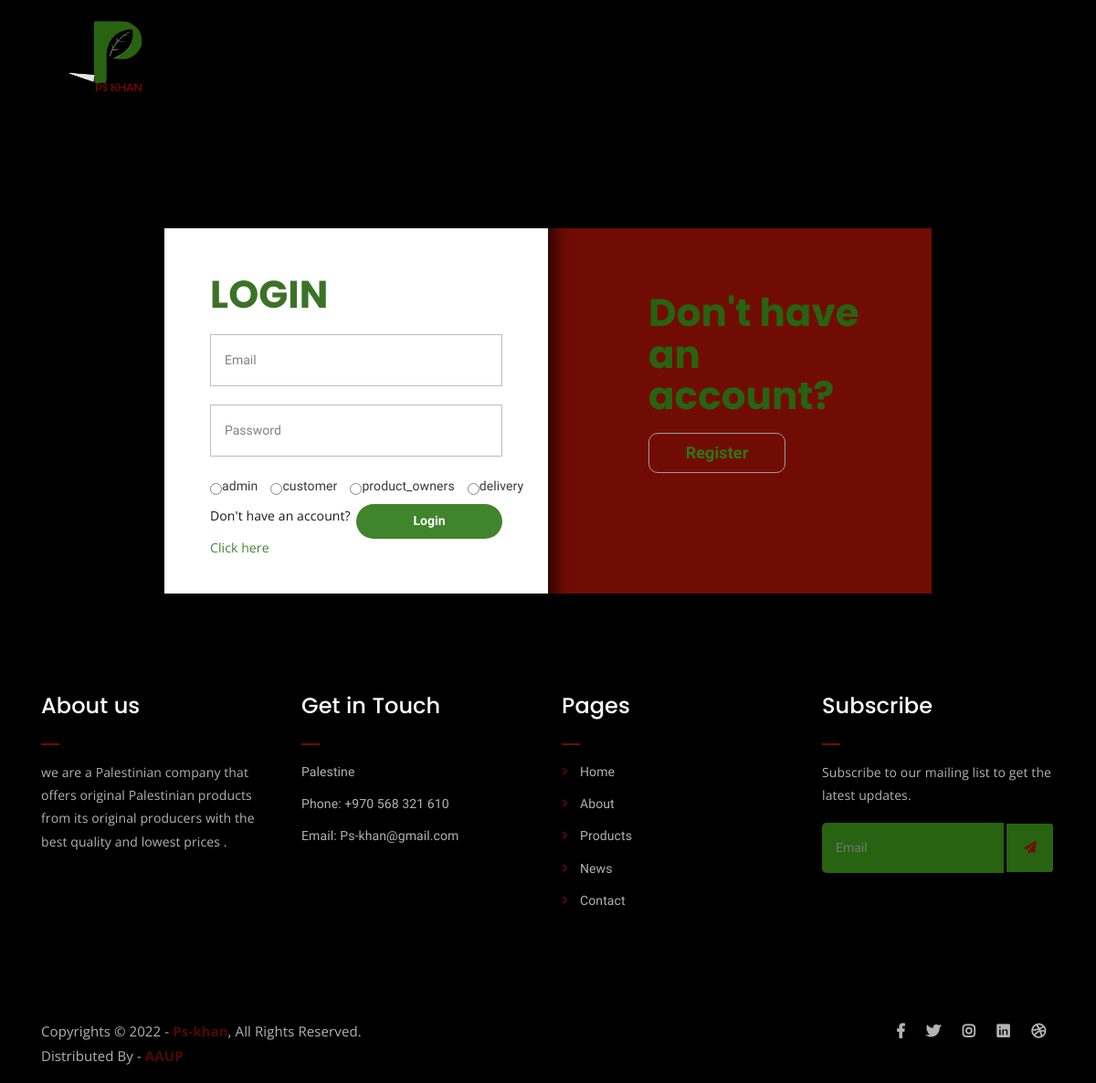
The page /login.php on the database its author committed.
### tables this page shows
CREATE TABLE `roles` (
  `id` int(11) NOT NULL,
  `name` varchar(255) NOT NULL
);

### handlers/db.php (called while the page is built, shortened)
<?php
    require_once('connect.php');
    function getAll($table){
        global $conn ;
        $getAll = "SELECT * FROM $table";
        $getAll = mysqli_query($conn,$getAll);
        $getAllData = mysqli_fetch_all($getAll,MYSQLI_ASSOC);
        return $getAllData;
    }
?>

### login.php (the view, shortened to what this page needs)
<?php
require_once('handlers/db.php');
$roles = getAll('roles');
?>
<!DOCTYPE html>
<html lang="en">
<head>
    <link rel="stylesheet" href="assets/css/all.min.css">
    <link rel="stylesheet" href="assets/bootstrap/css/bootstrap.min.css">
    <link rel="stylesheet" href="assets/css/owl.carousel.css">
    <link rel="stylesheet" href="assets/css/magnific-popup.css">
    <link rel="stylesheet" href="assets/css/animate.css">
    <link rel="stylesheet" href="assets/css/meanmenu.min.css">
    <link rel="stylesheet" href="assets/css/main.css">
    <link rel="stylesheet" href="assets/css/custom2.css">
    <link rel="stylesheet" href="assets/css/custom.css">
    <link rel="stylesheet" href="assets/css/responsive.css">
</head>
<body>
<div class="top-header-area-custom" id="sticker">
		<div class="container">
			<div class="row">
				<div class="col-lg-12 col-sm-12 text-center">
					<div class="main-menu-wrap">
						<div class="site-logo">
							<a href="index.php">
								<img src="assets/img/logo.png" alt="">
							</a>
						</div>
					</div>
				</div>
			</div>
		</div>
	</div>
    <div class="black-bg">
	</div>
    <section class="login-reg-panel">
        <div class="register-info-box">
            <h2>Don't have an account?</h2>
            <a id="label-login" href="register.php">Register</a>
        </div>
        <div class="white-panel">
            <div class="login-show">
                <h2>LOGIN</h2>
                <form action="handlers/handleLogin.php" method="POST">
                    <input type="text" placeholder="Email" name="email" value="<?php echo $email; ?>" required>
                    <input type="password" placeholder="Password" name="password" value="<?php echo $_POST['password']; ?>" required>
                    <button  type="submit" name="login" class="btnlogin" >Login</button>
                    <div class="d-flex align-items-center">
                        <?php foreach($roles as $role):?>
                            <input class="d-block " type="radio" name="role_id" value="<?= $role['id']?>" id="<?= $role['name']?>">
                            <label class="mr-3" for="<?= $role['name']?>"><?= $role['name']?></label>
                        <?php endforeach;?>
                    </div>
                </form>
                <p>Don't have an account?<a href="register.php">Click here</a></p>
            </div>
        </div>
    </section>
    <section class="d-block">
        <?php require_once("./layouts/footer.php")?>
    </section>
    </body>
</html>

### assets/css/main.css (style rules this page uses)
html { font-size: 14px; font-weight: 400; line-height: 28px; height: 100%; }
body { font-family: "Open Sans", sans-serif; font-weight: 400; font-size: 1rem; letter-spacing: 0.1px; line-height: 1.8; color:#000000; overflow-x: hidden; background-color:#fef7f7; }
body img { max-width: -webkit-fill-available; }
a { cursor: pointer; text-decoration: none; -webkit-transition: all 0.2s ease-in-out; -o-transition: all 0.2s ease-in-out; transition: all 0.2s ease-in-out; }
h1, .h1, h2, .h2, h4, .h4, h5, .h5, h6, .h6 { font-family: "Poppins", sans-serif; font-weight: 700; margin: 0 0 1.25rem 0; color: #276310; }
h2, .h2 { font-size: 3rem; font-weight: 700; line-height: 3.25rem; }
p { font-family: "Open Sans", sans-serif; font-weight: 400; font-size: 1rem; letter-spacing: 0.1px; line-height: 1.8; color: #000; margin: 0 0 1.25rem 0; }
p:last-child { margin: 0; }
.site-logo { float: left; max-width: 150px; }
.main-menu-wrap { position: relative; }
.site-logo { padding: 6px 0; }
html, body { height: 100%; }

### assets/css/custom2.css (style rules this page uses)
body { font-family: 'Mukta', sans-serif; height:100vh; min-height:550px; background-image: url(http://www.planwallpaper.com/static/images/Free-Wallpaper-Nature-Scenes.jpg); background-repeat: no-repeat; background-size:cover; background-position:center; position:relative; background-color: black; }
.btnlogin { float: right; margin-top: 10%; border: none; border-radius: 1.5rem; padding: 2%; background: #2c7715; color: #fff; font-weight: 600; width: 50%; cursor: pointer; }
a { text-decoration:none; color:#710C04; }
.login-reg-panel { text-align:center; width:70%; right:0;left:0; margin:auto; height:400px; background-color: #710C04; }
.white-panel { background-color: rgba(255,255, 255, 1); height:500px; top:-50px; width:50%; right:calc(50% - 50px); transition:.3s ease-in-out; z-index:0; box-shadow: 0 0 15px 9px #00000096; }
.login-reg-panel input[type="radio"] { position:relative; display:none; }
.login-reg-panel { color:#B8B8B8; }
.login-reg-panel #label-login, .login-reg-panel #label-register { border:1px solid #9E9E9E; padding:5px 5px; width:150px; display:block; text-align:center; border-radius:10px; cursor:pointer; font-weight: 600; font-size: 18px; }
.register-info-box { width:30%; padding:0 50px; top:40%; right:15%; position:absolute; text-align:left; }
.login-show, .register-show { z-index: 1; display:none; opacity:0; transition:0.3s ease-in-out; color:#242424; text-align:left; padding:50px; }
.show-log-panel { display:block; opacity:0.9; }
.login-show input[type="text"], .login-show input[type="password"] { width: 100%; display: block; margin:20px 0; padding: 15px; border: 1px solid #b5b5b5; outline: none; }
.login-show a { display:inline-block; padding:10px 0; }
a { text-decoration:none; color:#2c7715; }
.top-header-area-custom { -webkit-transition: 0.3s; -o-transition: 0.3s; transition: 0.3s; background-color: black; }

### assets/css/custom.css (style rules this page uses)
body { background-color: #000; }
.top-header-area-custom { -webkit-transition: 0.3s; -o-transition: 0.3s; transition: 0.3s; background-color: black; }
.black-bg { width: 100%; height: 250px; background-color: #000; }

### rows shown on the page
roles: name "admin"
roles: name "customer"
roles: name "product_owners"
roles: name "delivery"
